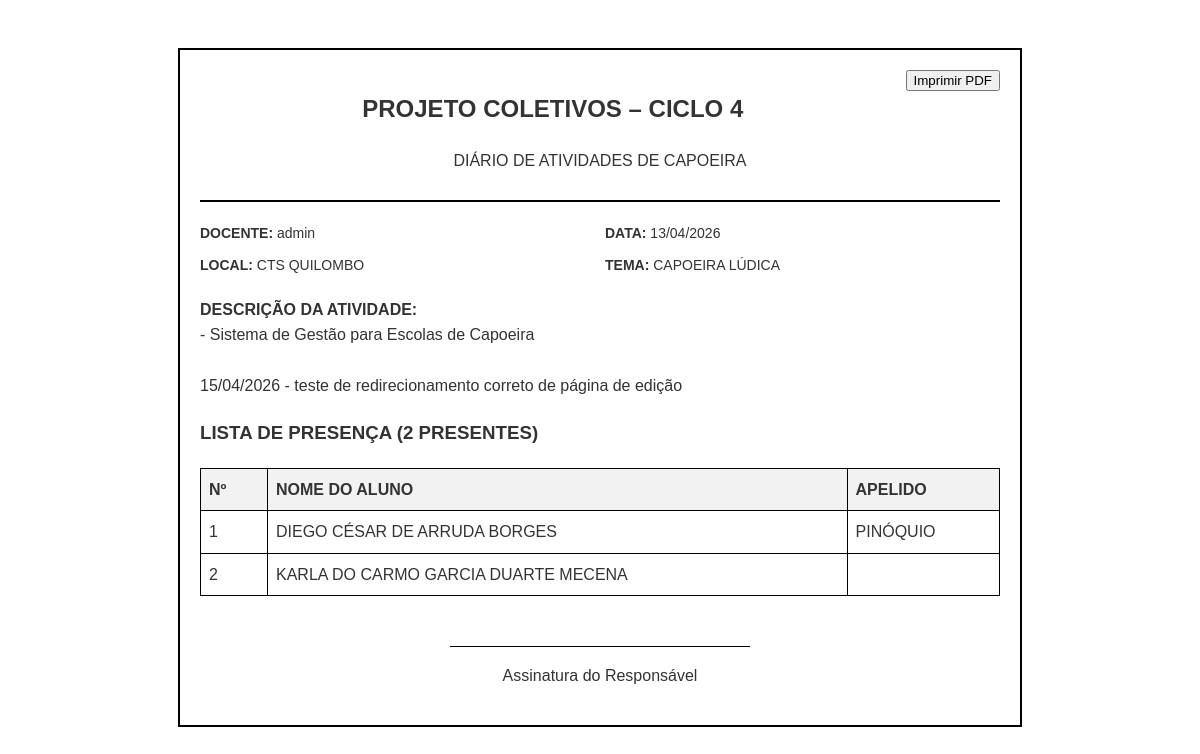
The app's page /visualizar_aula.php?id=4 with its own data.
### tables this page shows
CREATE TABLE `aulas` (
  `id` int(11) NOT NULL,
  `data_aula` date DEFAULT curdate(),
  `docente_id` int(11) NOT NULL,
  `tema_aula` varchar(255) DEFAULT NULL,
  `descricao_atividades` text DEFAULT NULL,
  `local_treino` varchar(100) DEFAULT NULL
);

CREATE TABLE `usuarios` (
  `id` int(11) NOT NULL,
  `usuario` varchar(50) NOT NULL,
  `senha` varchar(255) NOT NULL,
  `nivel` enum('admin','visitante') DEFAULT 'visitante'
);

CREATE TABLE `alunos` (
  `id` int(11) NOT NULL,
  `foto` varchar(255) DEFAULT 'padrao.png',
  `nome` varchar(255) NOT NULL,
  `apelido` varchar(100) DEFAULT NULL,
  `nascimento` date DEFAULT NULL,
  `celular` varchar(25) DEFAULT NULL,
  `email` varchar(150) DEFAULT NULL,
  `senha` varchar(255) DEFAULT NULL,
  `status` varchar(20) DEFAULT 'pendente',
  `mae` varchar(255) DEFAULT NULL,
  `pai` varchar(255) DEFAULT NULL,
  `endereco` text DEFAULT NULL,
  `cidade` varchar(100) DEFAULT NULL,
  `graduacao` varchar(100) DEFAULT NULL,
  `docente` varchar(100) DEFAULT NULL,
  `local_treino` varchar(150) DEFAULT NULL,
  `saude` text DEFAULT NULL,
  `data_cadastro` timestamp NOT NULL DEFAULT current_timestamp(),
  `usuario_id` int(11) NOT NULL
);

### visualizar_aula.php (the view, shortened to what this page needs)
<?php
require_once __DIR__ . '/includes/funcoes_alunos.php';
$aula_id = $_GET['id'] ?? null;
$stmt = $pdo->prepare("SELECT a.*, u.usuario as nome_docente FROM aulas a JOIN usuarios u ON a.docente_id = u.id WHERE a.id = ?");
$stmt->execute([$aula_id]);
$aula = $stmt->fetch();
$stmtP = $pdo->prepare("SELECT al.nome, al.apelido FROM presencas p JOIN alunos al ON p.aluno_id = al.id WHERE p.aula_id = ?");
$stmtP->execute([$aula_id]);
$presencas = $stmtP->fetchAll();
?>
<!DOCTYPE html>
<html lang="pt-br">
<head>
</head>
<body>
<div class="folha">
    <button class="btn-print" onclick="window.print()" style="float: right;">Imprimir PDF</button>
    <div class="header">
        <h2>PROJETO COLETIVOS – CICLO 4</h2>
        <p>DIÁRIO DE ATIVIDADES DE CAPOEIRA</p>
    </div>
    <div class="info-grid">
        <div><strong>DOCENTE:</strong> <?= $aula['nome_docente'] ?></div>
        <div><strong>DATA:</strong> <?= date('d/m/Y', strtotime($aula['data_aula'])) ?></div>
        <div><strong>LOCAL:</strong> <?= $aula['local_treino'] ?></div>
        <div><strong>TEMA:</strong> <?= $aula['tema_aula'] ?></div>
    </div>
    <p><strong>DESCRIÇÃO DA ATIVIDADE:</strong><br> <?= nl2br($aula['descricao_atividades']) ?></p>
    <h3>LISTA DE PRESENÇA (<?= count($presencas) ?> PRESENTES)</h3>
    <table>
        <thead>
            <tr>
                <th width="50">Nº</th>
                <th>NOME DO ALUNO</th>
                <th>APELIDO</th>
            </tr>
        </thead>
        <tbody>
            <?php foreach ($presencas as $i => $p): ?>
            <tr>
                <td><?= $i + 1 ?></td>
                <td><?= strtoupper($p['nome']) ?></td>
                <td><?= strtoupper($p['apelido']) ?></td>
            </tr>
            <?php endforeach; ?>
        </tbody>
    </table>
    <div class="assinatura">
        <p>Assinatura do Responsável</p>
    </div>
</div>
</body>
</html>

### visualizar_aula.php (style rules this page uses)
body { font-family: sans-serif; padding: 40px; color: #333; line-height: 1.6; }
.folha { max-width: 800px; margin: auto; border: 2px solid #000; padding: 20px; position: relative; }
.header { text-align: center; border-bottom: 2px solid #000; margin-bottom: 20px; padding-bottom: 10px; }
.info-grid { display: grid; grid-template-columns: 1fr 1fr; gap: 10px; margin-bottom: 20px; font-size: 14px; }
table { width: 100%; border-collapse: collapse; margin-top: 20px; }
th, td { border: 1px solid #000; padding: 8px; text-align: left; }
th { background: #f2f2f2; }
.assinatura { margin-top: 50px; text-align: center; border-top: 1px solid #000; width: 300px; margin-left: auto; margin-right: auto; }

### records on screen
aulas: usuarios.usuario "admin", data_aula "13/04/2026", local_treino "CTS QUILOMBO", tema_aula "CAPOEIRA LÚDICA", descricao_atividades "- Sistema de Gestão para Escolas de Capoeira 15/04/2026 - teste de redirecionamento correto de página de edição"
alunos: nome "DIEGO CÉSAR DE ARRUDA BORGES", apelido "PINÓQUIO"
alunos: nome "KARLA DO CARMO GARCIA DUARTE MECENA"

### other values on screen
count($presencas) "2"
